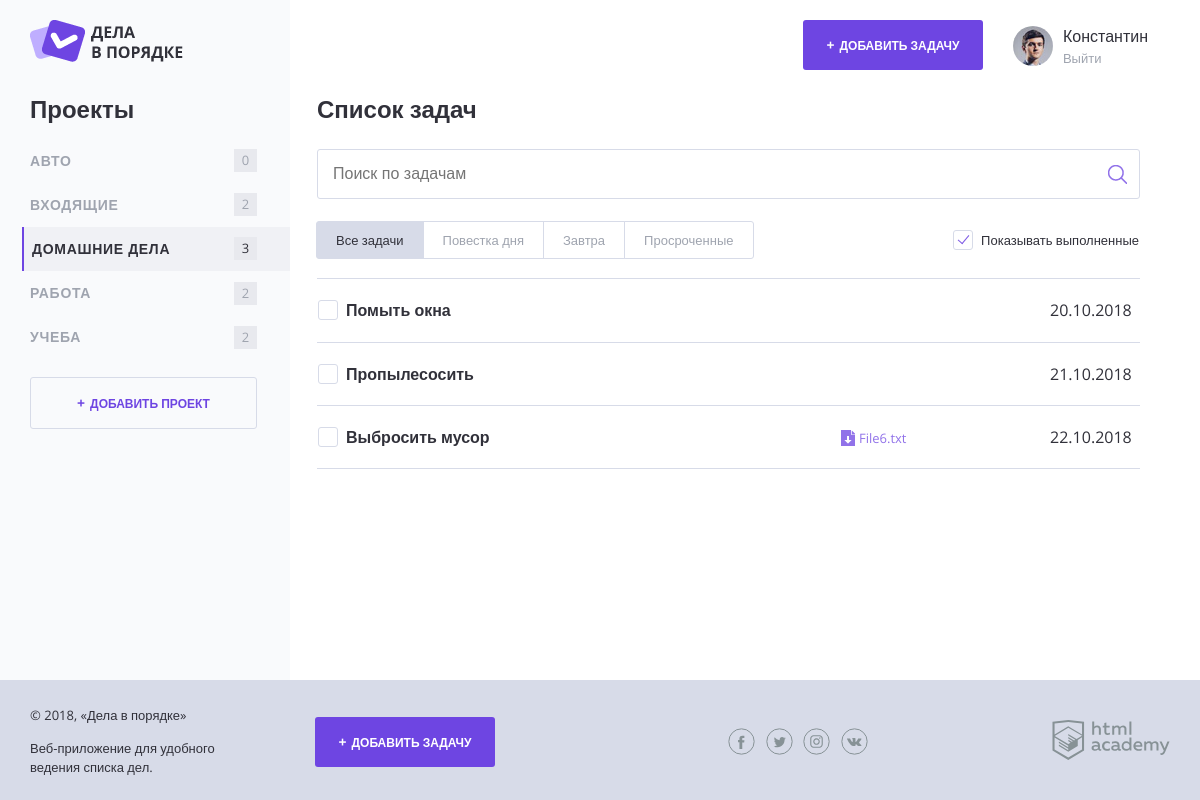
Screenshot of /?project_id=4 with the database file from the repository.
### tables this page shows
CREATE TABLE IF NOT EXISTS `projects` (
  `id` int(10) unsigned NOT NULL AUTO_INCREMENT COMMENT 'Идентификатор',
  `id_user` int(10) unsigned NOT NULL COMMENT 'Идентификатор Пользователя',
  `project_name` varchar(255) NOT NULL COMMENT 'Наименование Проекта',
  PRIMARY KEY (`id`),
  KEY `FK_projects_users` (`id_user`),
  FULLTEXT KEY `project_name` (`project_name`),
  CONSTRAINT `FK_projects_users` FOREIGN KEY (`id_user`) REFERENCES `users` (`id`)
);

CREATE TABLE IF NOT EXISTS `tasks` (
  `id` int(10) unsigned NOT NULL AUTO_INCREMENT COMMENT 'Идентификатор',
  `id_user` int(10) unsigned NOT NULL COMMENT 'Идентификатор Пользователя',
  `id_project` int(10) unsigned NOT NULL COMMENT 'Идентификатор Проекта',
  `date_create` datetime NOT NULL COMMENT 'Дата создания Задачи',
  `date_completion` datetime NOT NULL COMMENT 'Дата и время, когда задача была выполнена',
  `status` bit(1) NOT NULL DEFAULT b'0' COMMENT 'Число (1 или 0), означающее, была ли выполнена задача. По умолчанию ноль.',
  `task_name` varchar(255) NOT NULL COMMENT 'Название задачи',
  `file_name` varchar(255) NOT NULL COMMENT 'Ссылка на файл',
  `date_deadline` datetime NOT NULL COMMENT 'Дата и время, до которого задача должна быть выполнена',
  PRIMARY KEY (`id`),
  KEY `FK_tasks_users` (`id_user`),
  KEY `FK_tasks_projects` (`id_project`),
  FULLTEXT KEY `task_name` (`task_name`),
  CONSTRAINT `FK_tasks_projects` FOREIGN KEY (`id_project`) REFERENCES `projects` (`id`),
  CONSTRAINT `FK_tasks_users` FOREIGN KEY (`id_user`) REFERENCES `users` (`id`)
);

### functions.php (called while the page is built, shortened)
<?php
function include_template($name, $data) {
    $name = "templates/" . $name;
    extract($data);
    require_once $name;
    $result = ob_get_clean();
    return $result;
}
function isImportant($checking_date) {
    $marker = "";
    if ($checking_date !="1970-01-01 00:00:00") {
        $checking_timestamp = strtotime($checking_date);
        $now = time();
        $checking_timestamp = floor(($checking_timestamp - $now)/3600);
    }
    return $marker;
}
function showDate($DateTime) {
    global $dateFormat;
    if($DateTime == "1970-01-01 00:00:00") {
        $showDate = "";
    } else {
        $showDate = date_create($DateTime);
        $showDate = date_format($showDate, $dateFormat);
    }
    return $showDate;
}
?>

### templates/index.php (the view, shortened to what this page needs)
<h2 class="content__main-heading">Список задач</h2>
<form class="search-form" action="index.php" method="post">
    <input class="search-form__input" type="text" name="" value="" placeholder="Поиск по задачам">
    <input class="search-form__submit" type="submit" name="" value="Искать">
</form>
<div class="tasks-controls">
    <nav class="tasks-switch">
        <a href="/" class="tasks-switch__item tasks-switch__item--active">Все задачи</a>
        <a href="/" class="tasks-switch__item">Повестка дня</a>
        <a href="/" class="tasks-switch__item">Завтра</a>
        <a href="/" class="tasks-switch__item">Просроченные</a>
    </nav>
    <label class="checkbox">
        <span class="checkbox__text">Показывать выполненные</span>
    </label>
</div>
<table class="tasks">
    <?php foreach ($taskList as $key => $val) { ?>
        <?php if($val["status"] == 1) { ?>
            <?php if ($show_complete_tasks) { ?>
                <tr class="tasks__item task task--completed">
                    <td class="task__select">
                        <label class="checkbox task__checkbox">
                            <input class="checkbox__input visually-hidden" type="checkbox" checked>
                            <span class="checkbox__text"><?=htmlspecialchars($val["task_name"]);?></span>
                        </label>
                    </td>
                    <td class="task__file">
                        <?php if ($val["file_name"] != "") { ?>
                            <a class="download-link" href="uploads/<?=$val["file_name"]?>" download><?=htmlspecialchars($val["file_name"]);?></a>
                        <?php } ?>
                    </td>
                    <td class="task__date"><?=showDate($val["date_deadline"]);?></td>
                </tr>
            <?php } ?>
        <?php } else { ?>
            <tr class="tasks__item task <?=isImportant($val["date_deadline"]);?>">
                <td class="task__select">
                    <label class="checkbox task__checkbox">
                        <span class="checkbox__text"><?=htmlspecialchars($val['task_name']);?></span>
                    </label>
                </td>
                <td class="task__file">
                    <?php if ($val["file_name"] != "") { ?>
                        <a class="download-link" href="uploads/<?=$val["file_name"]?>" download><?=htmlspecialchars($val["file_name"]);?></a>
                    <?php } ?>
                </td>
                <td class="task__date"><?=showDate($val["date_deadline"]);?></td>
            </tr>
        <?php } ?>
        <?php
    } ?>
</table>

### templates/layout.php (shortened to what this page needs)
<!DOCTYPE html>
<html lang="ru">
<head>
    <link rel="stylesheet" href="css/normalize.css">
    <link rel="stylesheet" href="css/style.css">
    <link rel="stylesheet" href="css/flatpickr.min.css">
</head>
<body>
<div class="page-wrapper">
    <div class="container container--with-sidebar">
        <header class="main-header">
            <a href="/">
                <img src="img/logo.png" width="153" height="42" alt="Логотип Дела в порядке">
            </a>
            <div class="main-header__side">
                <a class="main-header__side-item button button--plus open-modal" href="add.php">Добавить задачу</a>
                <div class="main-header__side-item user-menu">
                    <div class="user-menu__image">
                        <img src="img/user-pic.jpg" width="40" height="40" alt="Пользователь">
                    </div>
                    <div class="user-menu__data">
                        <p>Константин</p>
                        <a href="#">Выйти</a>
                    </div>
                </div>
            </div>
        </header>
        <div class="content">
            <section class="content__side">
                <h2 class="content__side-heading">Проекты</h2>
                <nav class="main-navigation">
                    <ul class="main-navigation__list">
                        <?php foreach ($projectList as $key => $val) { ?>
                            <?php if ($active_project == $val["id"]) { ?>
                                <li class="main-navigation__list-item main-navigation__list-item--active">
                            <?php } else { ?>
                                <li class="main-navigation__list-item">
                            <?php }?>
                                <a class="main-navigation__list-item-link" href="/?project_id=<?=$val["id"]; ?>"><?=htmlspecialchars($val["project_name"]); ?></a>
                                <span class="main-navigation__list-item-count">
                                    <?=$val["task_count"]; ?>
                                </span>
                            </li>
                        <?php } ?>
                    </ul>
                </nav>
                <a class="button button--transparent button--plus content__side-button"
                   href="addproject.php" target="project_add">Добавить проект</a>
            </section>
            <main class="content__main"><?= $page_content; ?></main>
        </div>
    </div>
</div>
<footer class="main-footer">
    <div class="container">
        <div class="main-footer__copyright">
            <p>© 2018, «Дела в порядке»</p>
            <p>Веб-приложение для удобного ведения списка дел.</p>
        </div>
        <a class="main-footer__button button button--plus" href="add.php">Добавить задачу</a>
        <div class="main-footer__social social">
            <a class="social__link social__link--facebook" href="#">
            </a>
            <a class="social__link social__link--twitter" href="#">
            </a>
            <a class="social__link social__link--instagram" href="#">
            </a>
            <a class="social__link social__link--vkontakte" href="#">
            </a>
        </div>
        <div class="main-footer__developed-by">
            <a href="https://htmlacademy.ru/intensive/php">
                <img src="img/htmlacademy.svg" alt="HTML Academy" width="118" height="40">
            </a>
        </div>
    </div>
</footer>
</body>
</html>

### rows the page displays
projects: project_name "АВТО", task_count "0"
projects: project_name "ВХОДЯЩИЕ", task_count "2"
projects: project_name "ДОМАШНИЕ ДЕЛА", task_count "3"
projects: project_name "РАБОТА", task_count "2"
projects: project_name "УЧЕБА", task_count "2"
tasks: task_name "Помыть окна", date_deadline "20.10.2018"
tasks: task_name "Пропылесосить", date_deadline "21.10.2018"
tasks: task_name "Выбросить мусор", file_name "File6.txt", date_deadline "22.10.2018"
